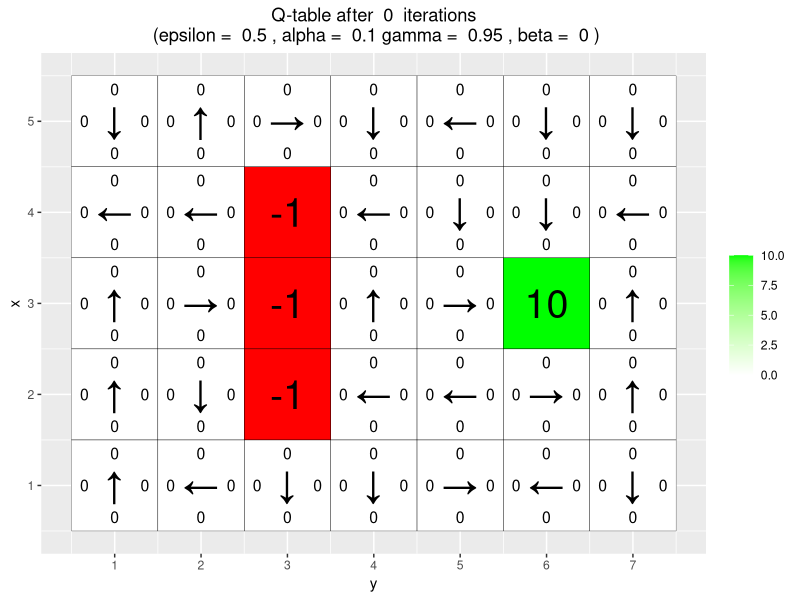
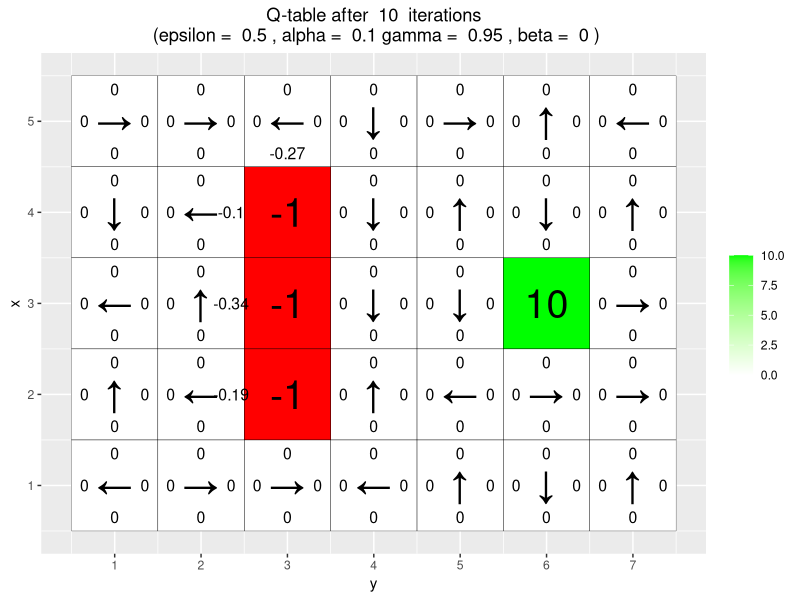
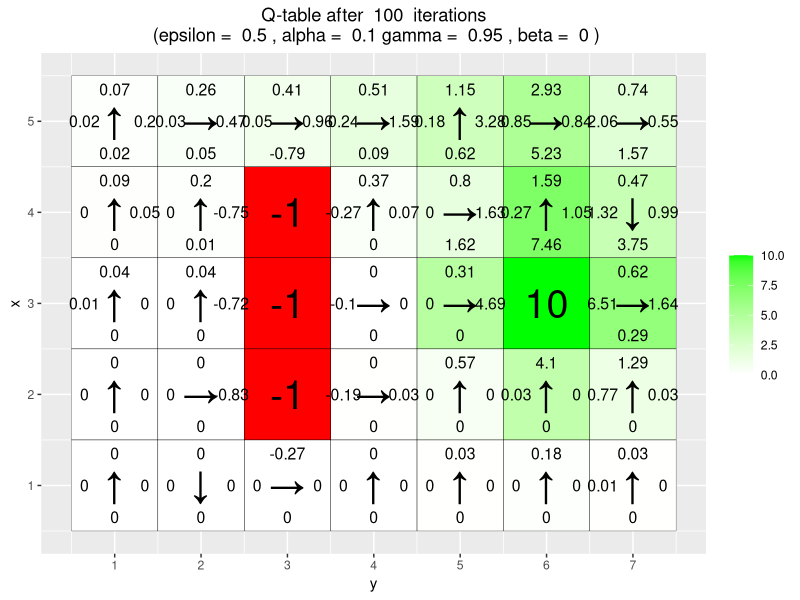
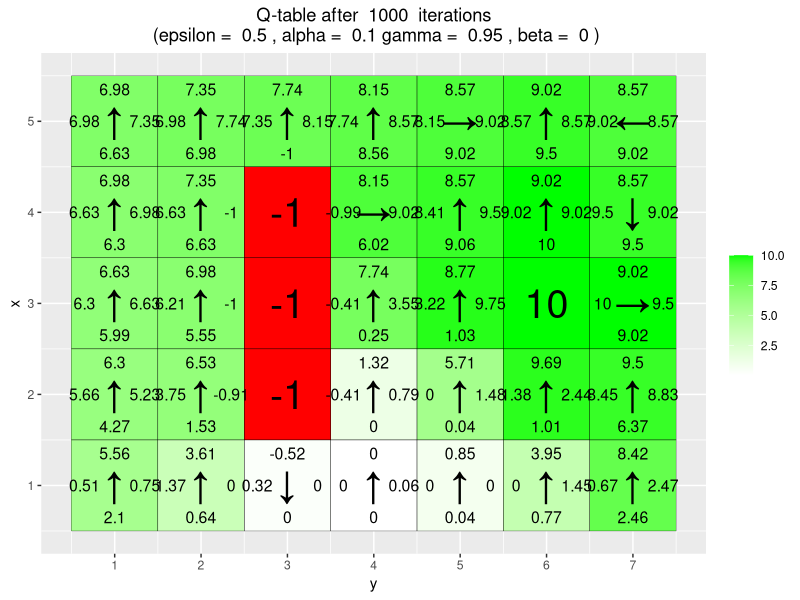
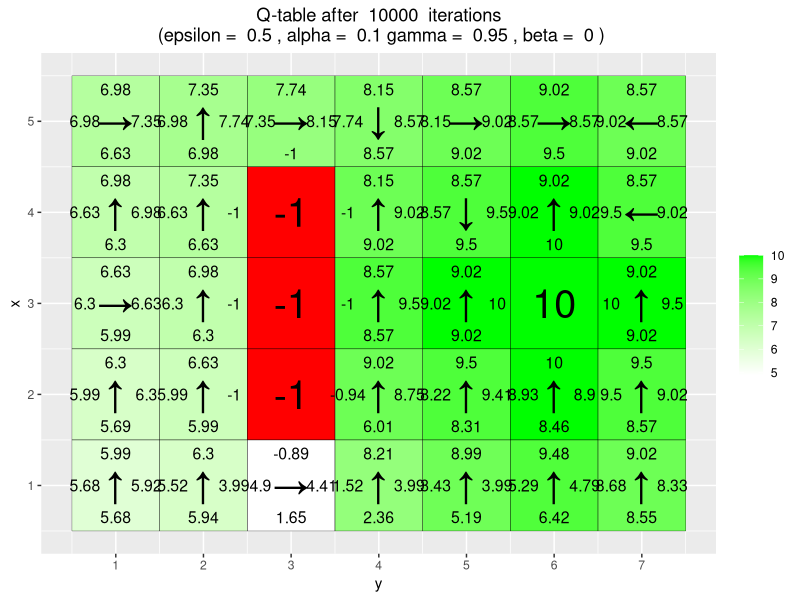
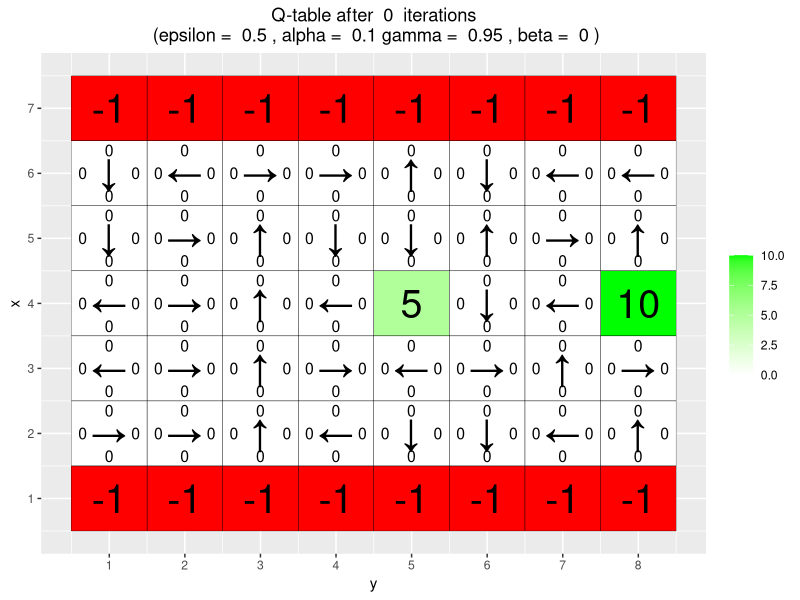
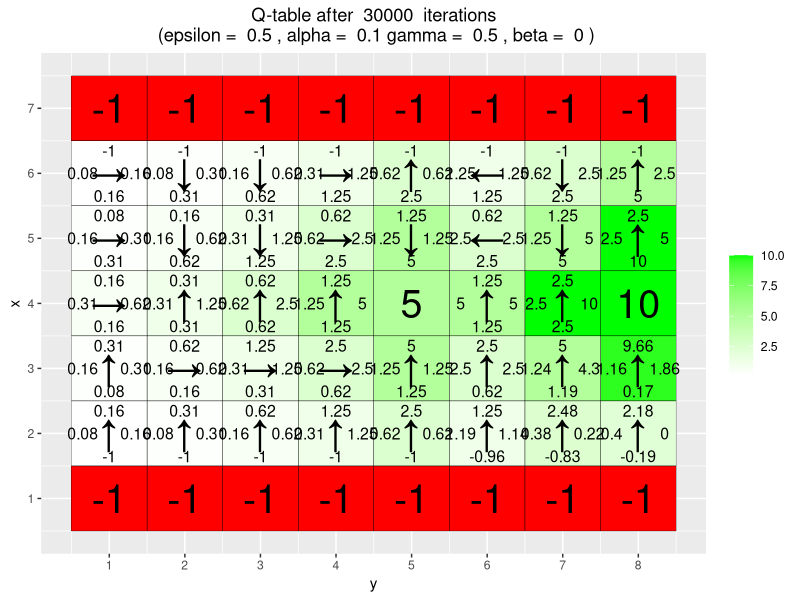
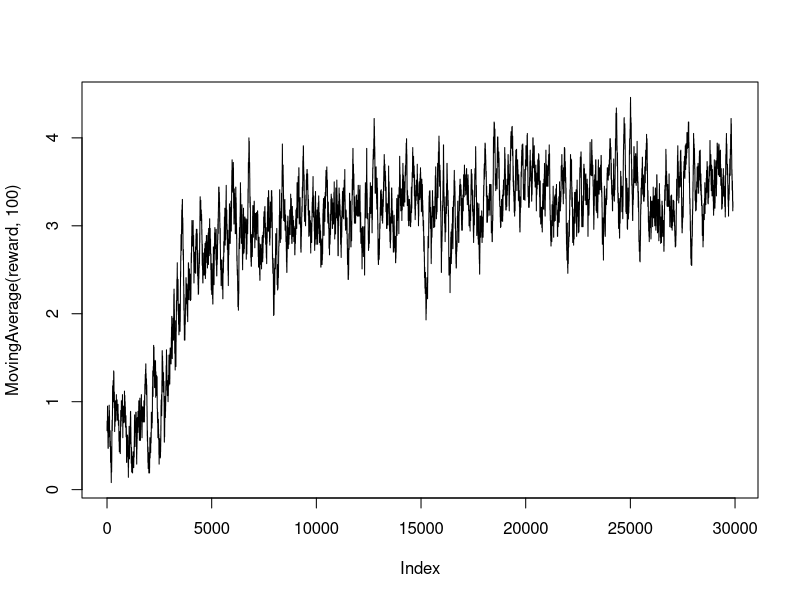

The R source for these figures, in order: (Note: a time limit stopped this script after it produced the figures.)
# By Jose M. Peña and Joel Oskarsson.
# For teaching purposes.
# jose.m.pena@liu.se.

#####################################################################################################
# Q-learning
#####################################################################################################

# install.packages("ggplot2")
# install.packages("vctrs")
library(ggplot2)

# If you do not see four arrows in line 16, then do the following:
# File/Reopen with Encoding/UTF-8

arrows <- c("↑", "→", "↓", "←")
action_deltas <- list(c(1,0), # up
                      c(0,1), # right
                      c(-1,0), # down
                      c(0,-1)) # left

vis_environment <- function(iterations=0, epsilon = 0.5, alpha = 0.1, gamma = 0.95, beta = 0){
  
  # Visualize an environment with rewards. 
  # Q-values for all actions are displayed on the edges of each tile.
  # The (greedy) policy for each state is also displayed.
  # 
  # Args:
  #   iterations, epsilon, alpha, gamma, beta (optional): for the figure title.
  #   reward_map (global variable): a HxW array containing the reward given at each state.
  #   q_table (global variable): a HxWx4 array containing Q-values for each state-action pair.
  #   H, W (global variables): environment dimensions.
  
  df <- expand.grid(x=1:H,y=1:W)
  foo <- mapply(function(x,y) ifelse(reward_map[x,y] == 0,q_table[x,y,1],NA),df$x,df$y)
  
  df$val1 <- as.vector(round(foo, 2))
  foo <- mapply(function(x,y) ifelse(reward_map[x,y] == 0,q_table[x,y,2],NA),df$x,df$y)
  
  df$val2 <- as.vector(round(foo, 2))
  foo <- mapply(function(x,y) ifelse(reward_map[x,y] == 0,q_table[x,y,3],NA),df$x,df$y)
  
  df$val3 <- as.vector(round(foo, 2))
  foo <- mapply(function(x,y) ifelse(reward_map[x,y] == 0,q_table[x,y,4],NA),df$x,df$y)
  
  df$val4 <- as.vector(round(foo, 2))
  foo <- mapply(function(x,y) 
    ifelse(reward_map[x,y] == 0,arrows[GreedyPolicy(x,y)],reward_map[x,y]),df$x,df$y)
  
  df$val5 <- as.vector(foo)
  foo <- mapply(function(x,y) ifelse(reward_map[x,y] == 0,max(q_table[x,y,]),
                                     ifelse(reward_map[x,y]<0,NA,reward_map[x,y])),df$x,df$y)
  df$val6 <- as.vector(foo)
  
  print(ggplot(df,aes(x = y,y = x)) +
          scale_fill_gradient(low = "white", high = "green", na.value = "red", name = "") +
          geom_tile(aes(fill=val6)) +
          geom_text(aes(label = val1),size = 4,nudge_y = .35,na.rm = TRUE) +
          geom_text(aes(label = val2),size = 4,nudge_x = .35,na.rm = TRUE) +
          geom_text(aes(label = val3),size = 4,nudge_y = -.35,na.rm = TRUE) +
          geom_text(aes(label = val4),size = 4,nudge_x = -.35,na.rm = TRUE) +
          geom_text(aes(label = val5),size = 10) +
          geom_tile(fill = 'transparent', colour = 'black') + 
          ggtitle(paste("Q-table after ",iterations," iterations\n",
                        "(epsilon = ",epsilon,", alpha = ",alpha,"gamma = ",gamma,", beta = ",beta,")")) +
          theme(plot.title = element_text(hjust = 0.5)) +
          scale_x_continuous(breaks = c(1:W),labels = c(1:W)) +
          scale_y_continuous(breaks = c(1:H),labels = c(1:H)))
}

GreedyPolicy <- function(x, y){
  
  # Get a greedy action for state (x,y) from q_table.
  #
  # Args:
  #   x, y: state coordinates.
  #   q_table (global variable): a HxWx4 array containing Q-values for each state-action pair.
  # 
  # Returns:
  #   An action, i.e. integer in {1,2,3,4}.
  
  # Your code here.
  q_vals = q_table[x,y,]
  some_index = which( q_vals == max(q_vals)) #tar just nu minsta index givet att två har samma värde???
  get_index = sample(some_index, 1)
  return (get_index) #assume index starts with 0 
}

EpsilonGreedyPolicy <- function(x, y, epsilon){
  
  # Get an epsilon-greedy action for state (x,y) from q_table.
  #
  # Args:
  #   x, y: state coordinates.
  #   epsilon: probability of acting randomly.
  # 
  # Returns:
  #   An action, i.e. integer in {1,2,3,4}.
  
  # Your code here.
  move = c(1,2,3,4)
  r = runif(1)
  if ( r < epsilon){
    move_now = sample(x= move, size = 1)  #just take a random move 
    return(move_now)
  
    } else {
    return(GreedyPolicy(x,y))
  }
  
}

transition_model <- function(x, y, action, beta){
  
  # Computes the new state after given action is taken. The agent will follow the action 
  # with probability (1-beta) and slip to the right or left with probability beta/2 each.
  # 
  # Args:
  #   x, y: state coordinates.
  #   action: which action the agent takes (in {1,2,3,4}).
  #   beta: probability of the agent slipping to the side when trying to move.
  #   H, W (global variables): environment dimensions.
  # 
  # Returns:
  #   The new state after the action has been taken.
  
  delta <- sample(-1:1, size = 1, prob = c(0.5*beta,1-beta,0.5*beta))
  final_action <- ((action + delta + 3) %% 4) + 1
  foo <- c(x,y) + unlist(action_deltas[final_action])
  foo <- pmax(c(1,1),pmin(foo,c(H,W))) #check that we are within boundaries 
  
  return (foo)
}

q_learning <- function(start_state, epsilon = 0.5, alpha = 0.1, gamma = 0.95, 
                       beta = 0){
  
  # Perform one episode of Q-learning. The agent should move around in the 
  # environment using the given transition model and update the Q-table.
  # The episode ends when the agent reaches a terminal state.
  # 
  # Args:
  #   start_state: array with two entries, describing the starting position of the agent.
  #   epsilon (optional): probability of acting greedily.
  #   alpha (optional): learning rate.
  #   gamma (optional): discount factor.
  #   beta (optional): slipping factor.
  #   reward_map (global variable): a HxW array containing the reward given at each state.
  #   q_table (global variable): a HxWx4 array containing Q-values for each state-action pair.
  # 
  # Returns:
  #   reward: reward received in the episode.
  #   correction: sum of the temporal difference correction terms over the episode.
  #   q_table (global variable): Recall that R passes arguments by value. So, q_table being
  #   a global variable can be modified with the superassigment operator <<-.
  
  # Your code here.
  current_state = start_state
  episode_correction = 0
  
  repeat{
    # Follow policy, execute action, get reward.
    
    # Q-table update.
    
    action = EpsilonGreedyPolicy(current_state[1], current_state[2], epsilon)
    new_state = transition_model(current_state[1], current_state[2], action, beta)
    
    correction =  gamma* max(q_table[new_state[1], new_state[2], ]) - q_table[current_state[1], current_state[2], action]
    reward = reward_map[new_state[1], new_state[2]]
    
    q_table[current_state[1], current_state[2], action] <<- q_table[current_state[1], current_state[2], action] + 
                                            alpha * (reward + correction)
    current_state = new_state
    episode_correction = episode_correction + correction
    
    if(reward!=0)
      # End episode.
      return (c(reward,episode_correction))
  }
  
}

#####################################################################################################
# Q-Learning Environments
#####################################################################################################

# Environment A (learning)

H <- 5
W <- 7

reward_map <- matrix(0, nrow = H, ncol = W)
reward_map[3,6] <- 10
reward_map[2:4,3] <- -1

q_table <- array(0,dim = c(H,W,4))

vis_environment()

for(i in 1:10000){
  foo <- q_learning(start_state = c(3,1))
  
  if(any(i==c(10,100,1000,10000)))
    vis_environment(i)
}

# Environment B (the effect of epsilon and gamma)

H <- 7
W <- 8

reward_map <- matrix(0, nrow = H, ncol = W)
reward_map[1,] <- -1
reward_map[7,] <- -1
reward_map[4,5] <- 5
reward_map[4,8] <- 10

q_table <- array(0,dim = c(H,W,4))

vis_environment()

MovingAverage <- function(x, n){
  
  cx <- c(0,cumsum(x))
  rsum <- (cx[(n+1):length(cx)] - cx[1:(length(cx) - n)]) / n
  
  return (rsum)
}

for(j in c(0.5,0.75,0.95)){
  q_table <- array(0,dim = c(H,W,4))
  reward <- NULL
  correction <- NULL
  
  for(i in 1:30000){
    foo <- q_learning(gamma = j, start_state = c(4,1))
    reward <- c(reward,foo[1])
    correction <- c(correction,foo[2])
  }
  
  vis_environment(i, gamma = j)
  plot(MovingAverage(reward,100),type = "l")
  plot(MovingAverage(correction,100),type = "l")
}

for(j in c(0.5,0.75,0.95)){
  q_table <- array(0,dim = c(H,W,4))
  reward <- NULL
  correction <- NULL
  
  for(i in 1:30000){
    foo <- q_learning(epsilon = 0.1, gamma = j, start_state = c(4,1))
    reward <- c(reward,foo[1])
    correction <- c(correction,foo[2])
  }
  
  vis_environment(i, epsilon = 0.1, gamma = j)
  plot(MovingAverage(reward,100),type = "l")
  plot(MovingAverage(correction,100),type = "l")
}

# Environment C (the effect of beta).

H <- 3
W <- 6

reward_map <- matrix(0, nrow = H, ncol = W)
reward_map[1,2:5] <- -1
reward_map[1,6] <- 10

q_table <- array(0,dim = c(H,W,4))

vis_environment()

for(j in c(0,0.2,0.4,0.66)){
  q_table <- array(0,dim = c(H,W,4))
  
  for(i in 1:10000)
    foo <- q_learning(gamma = 0.6, beta = j, start_state = c(1,1))
  
  vis_environment(i, gamma = 0.6, beta = j)
}
